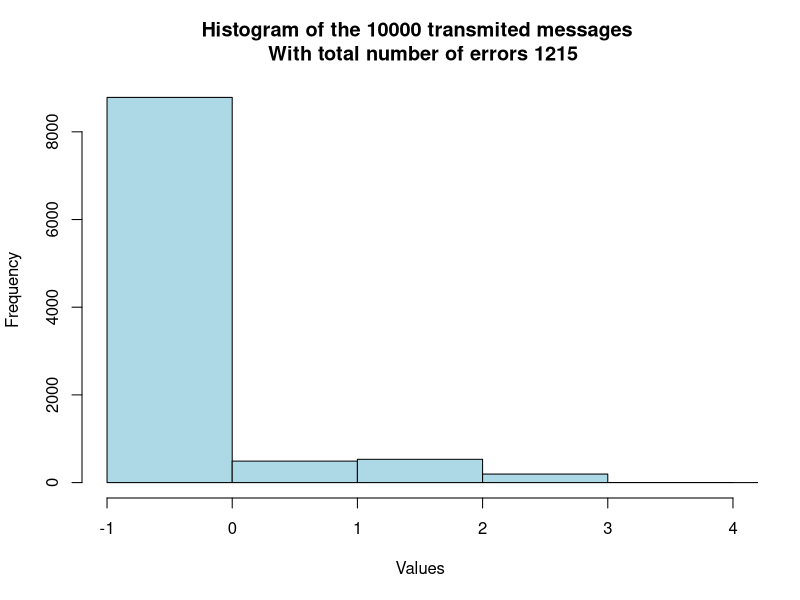

This figure's R source:
## ---- chunk 1
# your team id number 
                          ###
id <- 9                   ### Change to the correct id!
                          ###
set.seed(id)
p <- id/100
# matrices G and H
G <- matrix(c(1, 1, 1, 0, 0, 0, 0,
		1, 0, 0, 1, 1, 0, 0,
		0, 1, 0, 1, 0, 1, 0,
		1, 1, 0, 1, 0, 0, 1), nrow = 4, byrow = TRUE)
H <- t(matrix(c(1, 0, 1, 0, 1, 0, 1,
		0, 1, 1, 0, 0, 1, 1,
		0, 0, 0, 1, 1, 1, 1), nrow = 3, byrow = TRUE))
# cat("The matrix G is: \n") 
#G  
#cat("The matrix H is: \n") 
#H
#cat("The product GH must be zero: \n")
#(G%*%H) %%2
## ---- chunk 2
# generate N messages

message_generator <- function(N) {
  matrix(sample(c(0,1), 4*N, replace = TRUE), nrow = N)
}  
messages <- message_generator(100)
codewords <- (messages %*% G) %% 2
## ---- chunk 3
simulation <- function(message_number){
  messages <- message_generator(message_number)
  codewords <- (messages %*% G) %% 2
  for (i in 1:length(codewords[,1])){
        for (digit in 1:length(codewords[i,])){
            number_with_prob_p <- sample(c(1, 0), 1, prob = c(p, 1-p), replace = T)
            if (number_with_prob_p == 1){
                if (codewords[i,digit] == 1){
                    codewords[i,digit] <- 0
                } else {
                    codewords[i,digit] <- 1
                }
            }
        }
  }
    decoded <- messages
    for (i in 1:length(codewords[,1])){
        z <- (matrix(c(codewords[i,]), nrow = 1, byrow = TRUE)%*%H)%%2
        num <- z[1,1] + 2*z[1,2] + 4*z[1,3]
        if (num != 0){
            if (codewords[i,num] == 0){
                codewords[i,num] <- 1
            } else {
                codewords[i,num] <- 0
            }
        }
        decoded[i,1] <- codewords[i,3]
        decoded[i,2] <- codewords[i,5]
        decoded[i,3] <- codewords[i,6]
        decoded[i,4] <- codewords[i,7]
    }
    
    appearances = c(0, 0, 0, 0, 0)
    for (ind in 1:length(messages[,1])) {
      mess <- messages[ind,]
      res <- decoded[ind,]
      counter <- 0
      for (j in 1:4){
        if (mess[j] != res[j]){
          counter = counter + 1
        }
      }
      appearances[counter+1] = appearances[counter+1] + 1
    }
    
    return(appearances)
}
## ---- chunk 4
N = 10000
p_roof <- simulation(N)
p_roof <- p_roof[1]/N
print(paste("p^ is equal to:",p_roof))

## ---- chunk 5
N = 10000
h <- simulation(N)
lst = c()
for(i in 1:h[1]){
  lst = c(lst, 0)
}
for(i in 1:h[2]){
  lst = c(lst, 1)
}
for(i in 1:h[3]){
  lst = c(lst, 2)
}
for(i in 1:h[4]){
  lst = c(lst, 3)
}
for(i in 1:h[5]){
  lst = c(lst, 4)
}

#for(i in 1:length(h)){h[i] <- 4 - h[i]}
#print(h)
hist(lst,
     breaks = -1:5,
     main = paste("Histogram of the", round(10000), "transmited messages",'\n' , "With total number of errors", sum(h)-h[1]),
     col = "lightblue",
     xlab = "Values",
     xlim = c(-1,4)
     )

## ---- chunk 6
dev = sd(lst)
num <- length(lst)
eps = dev*1.96/sqrt(num)
cat("Epsilon: ", eps)
